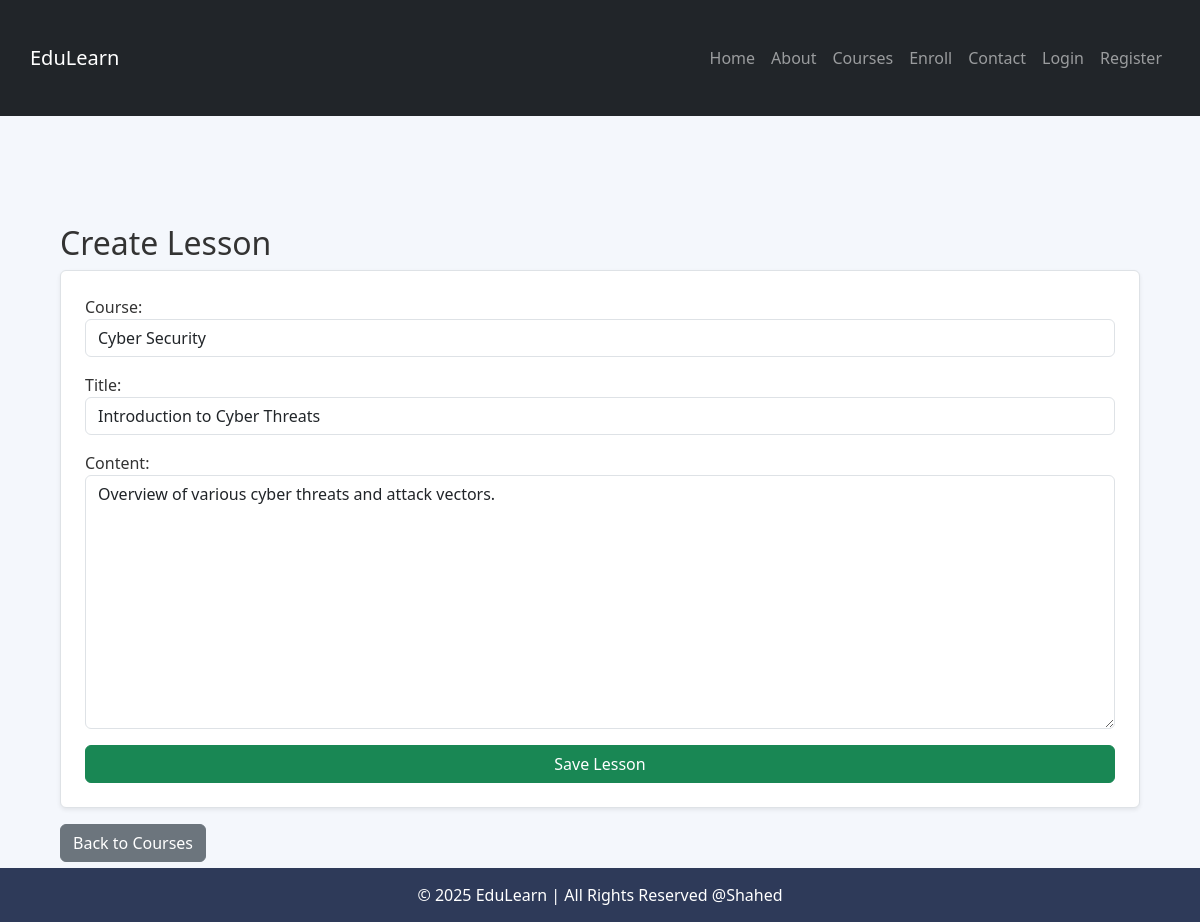
Page /lesson/1/update/ on the committed database.
### courses/models.py (models this page shows, shortened)
class Lesson(models.Model):
    course = models.ForeignKey(Course, on_delete=models.CASCADE, related_name='lessons')
    title = models.CharField(max_length=200)
    content = models.TextField()
    video_url = models.URLField(null=True, blank=True)
    completion_status = models.BooleanField(default=False)

class Course(models.Model):
    title = models.CharField(max_length=200)
    description = models.TextField()
    duration = models.IntegerField(help_text='Duration in hours')
    thumbnail = models.ImageField(upload_to='courses_thumbnail/', null=True, blank=True)
    created_at = models.DateTimeField(auto_now_add=True)
    def __str__(self):
        return self.title

### courses/views.py (the view)
# urls.py: path('lesson/<int:lesson_id>/update/', lesson_update, name='lesson_update'),
def lesson_update(request, lesson_id):
    lesson = get_object_or_404(Lesson, id=lesson_id)
    if request.method == "POST":
        form = LessonForm(request.POST, instance=lesson)
        if form.is_valid():
            form.save()
            messages.success(request, "Lesson updated successfully!")
            return redirect('course_list')
    else:
        form = LessonForm(instance=lesson)
    return render(request, 'courses/lesson_form.html', {'form': form})

### courses/forms.py
class LessonForm(forms.ModelForm):
    class Meta:
        model = Lesson
        fields = ['course', 'title', 'content']
        widgets = {
            'course': forms.Select(attrs={'class': 'form-control'}),
            'title': forms.TextInput(attrs={'class': 'form-control'}),
            'content': forms.Textarea(attrs={'class': 'form-control'}),
        }

### templates/courses/lesson_form.html (shortened to what this page needs)
{% extends "courses/base.html" %}
{% block content %}
  <div class="container mt-4">
    <h2>{{ lesson.id|default:"Create" }} Lesson</h2>
    <form method="post" class="p-4 border rounded bg-white shadow-sm">
      {{ form.as_p }}
      <button type="submit" class="btn btn-success w-100">Save Lesson</button>
    </form>
    <a href="{% url 'course_list' %}" class="btn btn-secondary mt-3">Back to Courses</a>
  </div>
{% endblock %}

### static/basestyle.css (style rules this page uses)
body { font-family: 'Segoe UI', Tahoma, Geneva, Verdana, sans-serif; background-color: #f4f7fc; margin: 0; padding: 0; color: #333; }
.container { max-width: 1200px; margin: 0 auto; padding: 30px; }

### rows in the picture
Lesson: course "Cyber Security", content "Overview of various cyber threats and attack vectors."
Course: title "Introduction to Cyber Threats"

### other values in the picture
{{ lesson.id|default:"Create" }} "Create"
